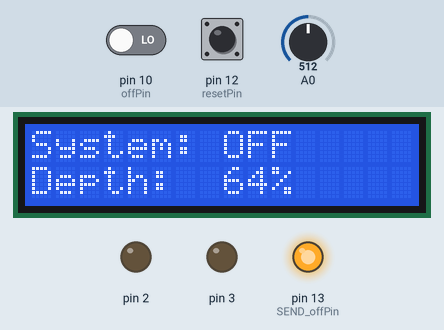
Simulated run of this sketch. Board: Arduino Uno, built with avr-gcc and run on an emulated ATmega328P. Parts: 16×2 character LCD, output pins drawn as LEDs (lit = HIGH). The test bench sets the inputs (shaded band); at power-on: pin 12 (resetPin) LOW, pin 10 (offPin) LOW, A0 = 512. Pins used as bus, display or sensor lines are not drawn.

Above: at 1.2 s.
1.3 s: pin 12 (resetPin) pulled HIGH for 0.15 s
At 2.0 s:
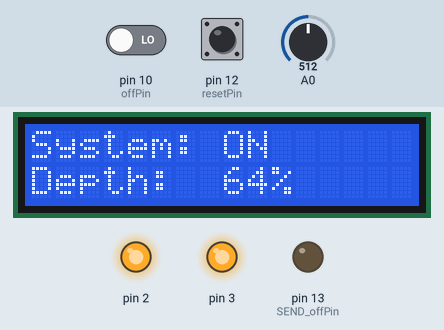
2.9 s: pin 10 (offPin) driven HIGH
At 3.9 s:
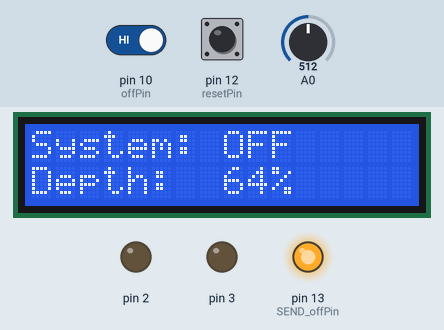
4.5 s: A0 set to 716
At 5.7 s:
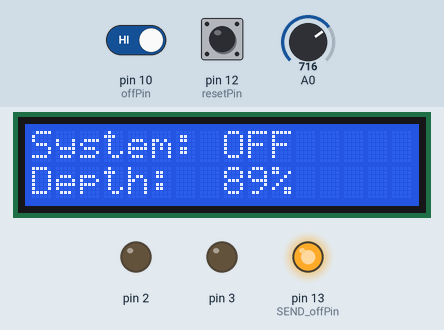
6.0 s: A0 set to 900
At 6.6 s:
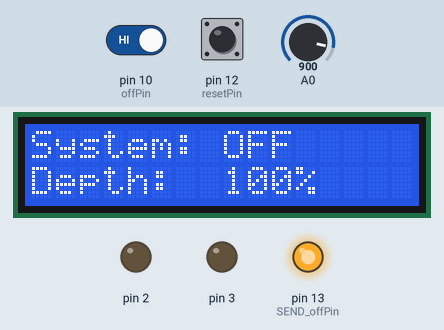
7.5 s: A0 set to 814
9.0 s: A0 set to 791
At 10.5 s:
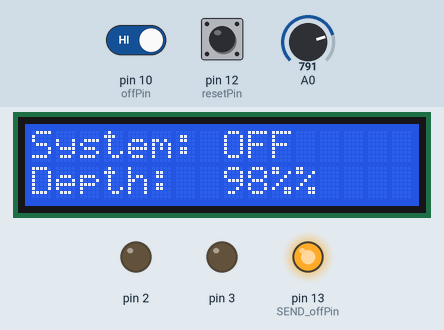
Timing chart, 0 to 11.5 s (numbered marks = the images above; inputs shaded):
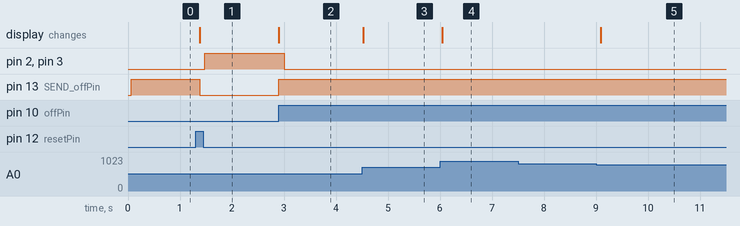

Measured:
- the behaviour switches between 800 and 799 on A0 (found by bisection; images 4 and 5)
- after the input at 1.3 s, pin 2, pin 3: LOW → HIGH after 0.18 s; pin 13 (SEND_offPin): HIGH → LOW after 0.08 s; the display: changes after 0.08 s (image 1)
- after the input at 2.9 s, pin 2, pin 3: HIGH → LOW after 0.10 s; pin 13 (SEND_offPin): LOW → HIGH at once; the display: changes at once (image 2)
- after the input at 4.5 s, the display: changes at once (image 3)
- after the input at 6.0 s, the display: changes at once (image 4)
- after the input at 7.5 s, every drawn part: stays the same
- after the input at 9.0 s, the display: changes after 0.09 s (image 5)

The sketch:

user_interface.ino
```cpp
/**
 * @file User Interface Code
 *
 * @brief Contains the logic and code necessary to run the created User
 * Interface model in the overall design.  Also includes the necessary
 * connections and setups to connect this Uno with the similar pole Uno
 * for sharing info across both boards and systems.
 */

// Include libraries and definitions used
#include <LiquidCrystal.h>

#define println Serial.println


// Set up global variables used throughout program
const int rs = 9, en = 8, d4 = 7, d5 = 6, d6 = 5, d7 = 4;
LiquidCrystal lcd(rs, en, d4, d5, d6, d7);

const int SEND_offPin = 13;
const int SEND_resetPin = 11;
const int offPin = 10;
const int resetPin = 12;
int off = false;
int reset = false;
bool on_state = false;

float water_level = 0;
int water_percentage = 0;
int lastLED = 0;
bool alarm = false;

// Set up code for running on startup
void setup(){
  // Set lights off
  for (int i = 2; i <= 3; i++){pinMode(i, OUTPUT);digitalWrite(i, LOW);}

  // LCD Screen and display
  lcd.begin(16, 2);
  lcd.setCursor(0, 0);
  lcd.print("System: ");
  lcd.setCursor(8, 0);
  lcd.print("OFF");
  lcd.setCursor(0, 1);
  lcd.print("Depth: ");

  // Set pin modes
  pinMode(SEND_offPin, OUTPUT);
  pinMode(SEND_resetPin, OUTPUT);
  digitalWrite(SEND_offPin, HIGH);
  digitalWrite(SEND_resetPin, LOW);

  pinMode(offPin, INPUT);
  pinMode(resetPin, INPUT);

  // Serial moniter baud rate for debugging and data testing
  Serial.begin(9600);
}

// Main section ran during execution of program
void loop(){
  // Get water level and convert to percentage of water sensor depth
  water_level = (analogRead(0));
  water_percentage = static_cast<int>((water_level / 800)*100);
  //println(water_percentage);

  // Normalize water_percentage readings for later showing
  if (water_percentage > 100){
    water_percentage = 100;
  }
  if (water_percentage < 0){
    water_percentage = 0;
  }

  // Show on user interface depth percentage
  lcd.setCursor(8, 1);
  lcd.print(water_percentage);
  if (water_percentage > 9){
    lcd.print("%");
  } else{
    lcd.print("% ");
  }

  // Get button readings for OFF and ON (reset)
  off = digitalRead(offPin);
  reset = digitalRead(resetPin);

  if (off == HIGH){on_state = false; digitalWrite(SEND_offPin, HIGH); digitalWrite(SEND_resetPin, LOW);}
  else if (reset == HIGH){on_state = true; digitalWrite(SEND_offPin, LOW); digitalWrite(SEND_resetPin, HIGH);}

  // Update LCD screen with current system status
  lcd.setCursor(8, 0);
  if (off == HIGH){
    lcd.print("OFF");
  } else if (reset == HIGH) {
    lcd.print("ON ");
  }

  delay(100);

  // Adjust lights and system status on collected water info
  if (on_state) {
    if (water_percentage > 60) {lastLED = 3; alarm = true;}
    else{lastLED = 2; alarm = false;}

    lcd.setCursor(8, 1);
    lcd.print(water_percentage);

    if (water_percentage < 25){
        for (int i = 2; i <= 3; i++){pinMode(i, OUTPUT);digitalWrite(i, LOW);}
      } else{
        for (int i = 2; i <= lastLED; i++){pinMode(i, OUTPUT);digitalWrite(i, HIGH);}
      }
  } else {
    alarm = false;
    for (int i = 2; i <= 3; i++){pinMode(i, OUTPUT);digitalWrite(i, LOW);}
  }
}
```
